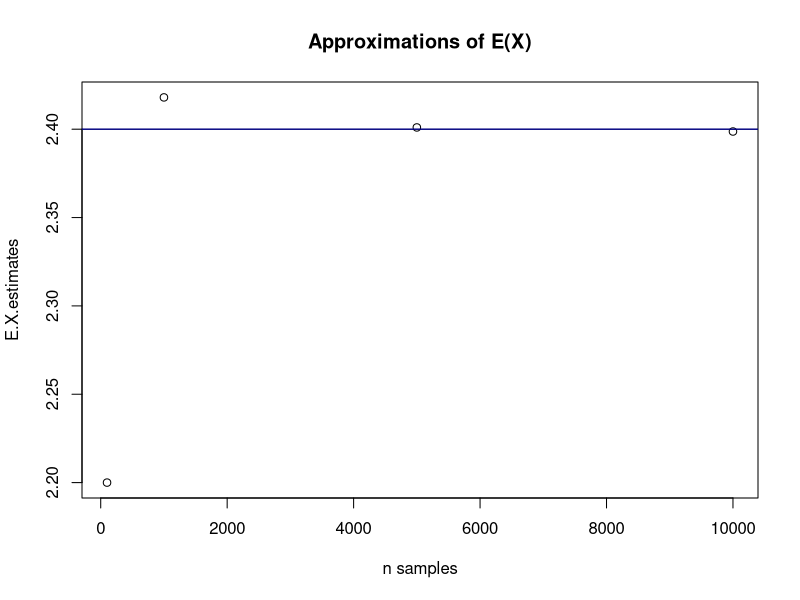

Recreate this plot in R.
## ---- chunk 1
knitr::opts_chunk$set(echo = TRUE)
## ---- chunk 2
lambda.value <- 2
dpois(4,lambda.value)
## ---- chunk 3
lambda.value <- 3.5
dpois(4,lambda.value)
## ---- chunk 4
lambda.value <-2
ppois(4,lambda.value, lower.tail=FALSE)
## ---- chunk 5
lambda.value <-2
dpois(1,lambda.value) + dpois(2,lambda.value) + dpois(3,lambda.value)
## ---- chunk 6
lambda.value <-2
ppois(3,lambda.value) - ppois(0,lambda.value)
## ---- chunk 7
n <- 20
pi.value <- 0.05 + 0.45 + 0.35
dbinom(20,size=n, prob=pi.value)
## ---- chunk 8
pi.value <- 0.05 
dbinom(6,size=n, prob=pi.value)
## ---- chunk 9
pi.value <- 0.05 +0.45
# note: P( X >= 6) = P(X > 5) since X is discrete
pbinom(5,size=n, prob=pi.value, lower.tail=FALSE)
## ---- chunk 10
pi.value <- 0.05 + 0.45
dbinom(0,size=n,prob=pi.value)
## ---- chunk 11
E.X <- 0*dbinom(0,8, .3) + 1*dbinom(1,8, .3) + 2*dbinom(2,8, .3) + 3*dbinom(3,8, .3) +
  4*dbinom(4,8, .3) + 5*dbinom(5,8, .3)+ 6*dbinom(6,8, .3) + 7*dbinom(7,8, .3) +
  8*dbinom(8,8, .3)
E.X
## ---- chunk 12
X.values <- seq(0,8, by=1)
X.values

# calculate a vector of probabilities for every value in X.values
dbinom(X.values, size=8, prob=0.3)

# Find expected value
sum(X.values*dbinom(X.values, size=8, prob=0.3))
## ---- chunk 13
n.samples <- 100
samples <- rbinom(n.samples,size=8,prob=0.3)
mean(samples)
## ---- chunk 14
n.values <- c(100,1000,5000,10000)  # vector of n values
E.X.estimates <- rep(NA, length(n.values)) # vector to store the E(X) estimates

for(j in 1:length(n.values))
{
  temp.samples <- rbinom(n.values[j], size=8,prob=0.3)
  E.X.estimates[j] <- mean(temp.samples)
}

E.X.estimates
## ---- chunk 15
plot(n.values, E.X.estimates, main="Approximations of E(X)",xlab="n samples")
abline(h=2.4,col="navy",lwd=1.4)
## ---- chunk 16
poisson.samples <- rpois(10000,lambda=8.2)
E.y <- mean(poisson.samples)
E.y
## ---- chunk 17
X.values <- c(6,8,5) # values of X
dbinom(X.values, size=30,prob=0.17) # calculate probabilities for all 3 values
## ---- chunk 18
dbinom(X.values, size=30,prob=0.24)
## ---- chunk 19
dbinom(X.values, size=30,prob=0.31)
## ---- chunk 20
dbinom(X.values, size=30,prob=0.39)
